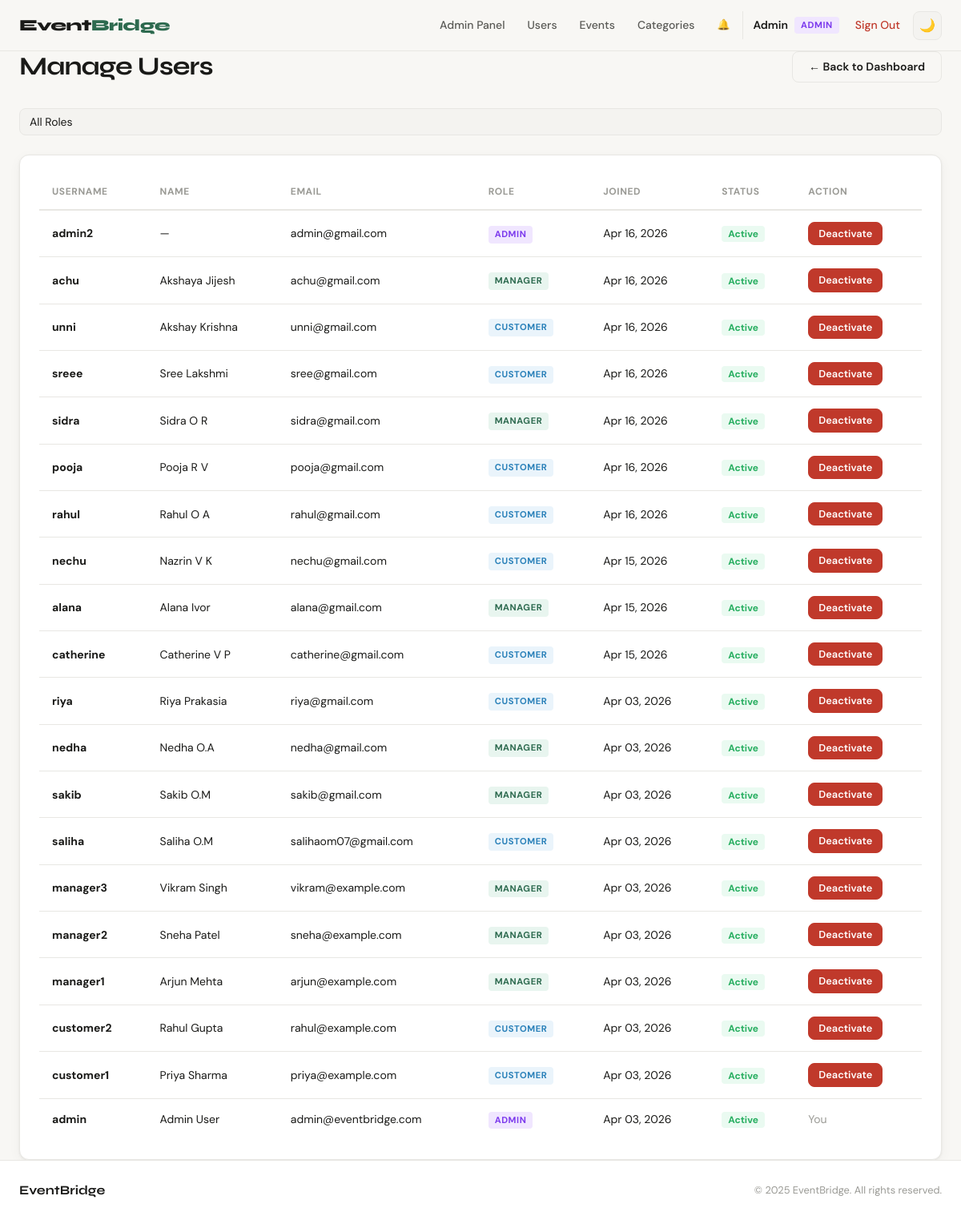
Page /users/admin/users/ (signed in) on the committed database.
### apps/users/models.py (models this page shows, shortened)
class CustomUser(AbstractUser):
    ROLE_CHOICES = [
        ('admin', 'Admin'),
        ('customer', 'Customer'),
        ('manager', 'Manager'),
    ]
    role = models.CharField(max_length=20, choices=ROLE_CHOICES, default='customer')
    phone = models.CharField(max_length=20, blank=True)
    city = models.CharField(max_length=100, blank=True)
    def is_admin_user(self):
        return self.role == 'admin' or self.is_staff

### apps/users/views.py (the view)
# urls.py: path('admin/users/', views.manage_users, name='manage_users'),
@login_required
def manage_users(request):
    if not request.user.is_admin_user():
        return redirect('dashboard')
    users = CustomUser.objects.all().order_by('-date_joined')
    role_filter = request.GET.get('role', '')
    if role_filter:
        users = users.filter(role=role_filter)
    return render(request, 'users/manage_users.html', {'users': users, 'role_filter': role_filter})

### templates/users/manage_users.html (shortened to what this page needs)
{% extends 'base.html' %}
{% block content %}
<div class="container">
    <div class="page-header">
        <h1>Manage Users</h1>
        <a href="{% url 'admin_dashboard' %}" class="btn btn-outline">← Back to Dashboard</a>
    </div>
    <div class="filter-row">
        <form method="get" class="filter-bar">
            <select name="role" class="filter-select" onchange="this.form.submit()">
                <option value="">All Roles</option>
            </select>
        </form>
    </div>
    <div class="card">
        <div class="table-wrap">
            <table class="data-table">
                <thead>
                    <tr>
                        <th>Username</th>
                        <th>Name</th>
                        <th>Email</th>
                        <th>Role</th>
                        <th>Joined</th>
                        <th>Status</th>
                        <th>Action</th>
                    </tr>
                </thead>
                <tbody>
                    {% for u in users %}
                    <tr>
                        <td><strong>{{ u.username }}</strong></td>
                        <td>{{ u.get_full_name|default:"—" }}</td>
                        <td>{{ u.email }}</td>
                        <td><span class="user-role-badge role-{{ u.role }}">{{ u.role }}</span></td>
                        <td>{{ u.date_joined|date:"M d, Y" }}</td>
                        <td>
                            {% if u.is_active %}
                            <span class="badge-green">Active</span>
                            {% else %}
                            <span class="badge-red">Inactive</span>
                            {% endif %}
                        </td>
                        <td>
                            {% if u != request.user %}
                            <form method="post" action="{% url 'toggle_user_active' u.pk %}" style="display:inline">
                                <button class="btn btn-sm {% if u.is_active %}btn-danger{% else %}btn-success{% endif %}">
                                    {% if u.is_active %}Deactivate{% else %}Activate{% endif %}
                                </button>
                            </form>
                            {% else %}
                            <span class="text-muted">You</span>
                            {% endif %}
                        </td>
                    </tr>
                    {% endfor %}
                </tbody>
            </table>
        </div>
    </div>
</div>
{% endblock %}

### templates/base.html (shortened to what this page needs)
<!DOCTYPE html>
<html lang="en" data-theme="light">
<head>
    <link rel="stylesheet" href="/static/css/main.css">
</head>
<body>
<nav class="navbar">
    <div class="nav-inner">
        <a href="/" class="nav-logo">Event<span>Bridge</span></a>
        <div class="nav-links">
            {% if user.is_authenticated %}
                {% if user.role == 'customer' %}
                    <a href="{% url 'customer_dashboard' %}" class="nav-link">Dashboard</a>
                    <a href="{% url 'my_events' %}" class="nav-link">My Events</a>
                    <a href="{% url 'create_event' %}" class="nav-link nav-cta">+ New Event</a>
                {% elif user.role == 'manager' %}
                    <a href="{% url 'manager_dashboard' %}" class="nav-link">Dashboard</a>
                    <a href="{% url 'available_events' %}" class="nav-link">Browse Events</a>
                    <a href="{% url 'my_bids' %}" class="nav-link">My Bids</a>
                {% else %}
                    <a href="{% url 'admin_dashboard' %}" class="nav-link">Admin Panel</a>
                    <a href="{% url 'manage_users' %}" class="nav-link">Users</a>
                    <a href="{% url 'all_events_admin' %}" class="nav-link">Events</a>
                    <a href="{% url 'manage_categories' %}" class="nav-link">Categories</a>
                {% endif %}
                <a href="{% url 'notifications' %}" class="nav-link notif-link">
                    🔔 <span id="notif-badge" class="notif-badge hidden">0</span>
                </a>
                <div class="nav-user">
                    <span class="user-name">{{ user.first_name|default:user.username }}</span>
                    <span class="user-role-badge role-{{ user.role }}">{{ user.role }}</span>
                    <a href="{% url 'logout' %}" class="nav-link logout-btn">Sign Out</a>
                </div>
            {% else %}
                <a href="{% url 'login' %}" class="nav-link">Sign In</a>
                <a href="{% url 'register_customer' %}" class="nav-link nav-cta">Get Started</a>
            {% endif %}
            <button class="theme-toggle" id="themeToggle" title="Toggle dark mode">🌙</button>
        </div>
    </div>
</nav>
<div class="content-wrap">
    {% block content %}{% endblock %}
</div>
<footer class="footer">
    <div class="footer-inner">
        <span class="footer-brand">Event<strong>Bridge</strong></span>
        <span class="footer-copy">© 2025 EventBridge. All rights reserved.</span>
    </div>
</footer>
</body>
</html>

### rows in the picture
CustomUser: first_name "Admin", role "ADMIN", username "admin", get_full_name "Admin User", email "admin@eventbridge.com", date_joined "Apr 03, 2026", is_active "Active", shows "You"
CustomUser: username "admin2", get_full_name "—", email "admin@gmail.com", role "ADMIN", date_joined "Apr 16, 2026", is_active "Active"
CustomUser: username "achu", get_full_name "Akshaya Jijesh", email "achu@gmail.com", role "MANAGER", date_joined "Apr 16, 2026", is_active "Active"
CustomUser: username "unni", get_full_name "Akshay Krishna", email "unni@gmail.com", role "CUSTOMER", date_joined "Apr 16, 2026", is_active "Active"
CustomUser: username "sreee", get_full_name "Sree Lakshmi", email "sree@gmail.com", role "CUSTOMER", date_joined "Apr 16, 2026", is_active "Active"
CustomUser: username "sidra", get_full_name "Sidra O R", email "sidra@gmail.com", role "MANAGER", date_joined "Apr 16, 2026", is_active "Active"
CustomUser: username "pooja", get_full_name "Pooja R V", email "pooja@gmail.com", role "CUSTOMER", date_joined "Apr 16, 2026", is_active "Active"
CustomUser: username "rahul", get_full_name "Rahul O A", email "rahul@gmail.com", role "CUSTOMER", date_joined "Apr 16, 2026", is_active "Active"
CustomUser: username "nechu", get_full_name "Nazrin V K", email "nechu@gmail.com", role "CUSTOMER", date_joined "Apr 15, 2026", is_active "Active"
CustomUser: username "alana", get_full_name "Alana Ivor", email "alana@gmail.com", role "MANAGER", date_joined "Apr 15, 2026", is_active "Active"
CustomUser: username "catherine", get_full_name "Catherine V P", email "catherine@gmail.com", role "CUSTOMER", date_joined "Apr 15, 2026", is_active "Active"
CustomUser: username "riya", get_full_name "Riya Prakasia", email "riya@gmail.com", role "CUSTOMER", date_joined "Apr 03, 2026", is_active "Active"
CustomUser: username "nedha", get_full_name "Nedha O.A", email "nedha@gmail.com", role "MANAGER", date_joined "Apr 03, 2026", is_active "Active"
CustomUser: username "sakib", get_full_name "Sakib O.M", email "sakib@gmail.com", role "MANAGER", date_joined "Apr 03, 2026", is_active "Active"
CustomUser: username "saliha", get_full_name "Saliha O.M", email "salihaom07@gmail.com", role "CUSTOMER", date_joined "Apr 03, 2026", is_active "Active"
CustomUser: username "manager3", get_full_name "Vikram Singh", email "vikram@example.com", role "MANAGER", date_joined "Apr 03, 2026", is_active "Active"
CustomUser: username "manager2", get_full_name "Sneha Patel", email "sneha@example.com", role "MANAGER", date_joined "Apr 03, 2026", is_active "Active"
CustomUser: username "manager1", get_full_name "Arjun Mehta", email "arjun@example.com", role "MANAGER", date_joined "Apr 03, 2026", is_active "Active"
CustomUser: username "customer2", get_full_name "Rahul Gupta", email "rahul@example.com", role "CUSTOMER", date_joined "Apr 03, 2026", is_active "Active"
CustomUser: username "customer1", get_full_name "Priya Sharma", email "priya@example.com", role "CUSTOMER", date_joined "Apr 03, 2026", is_active "Active"
